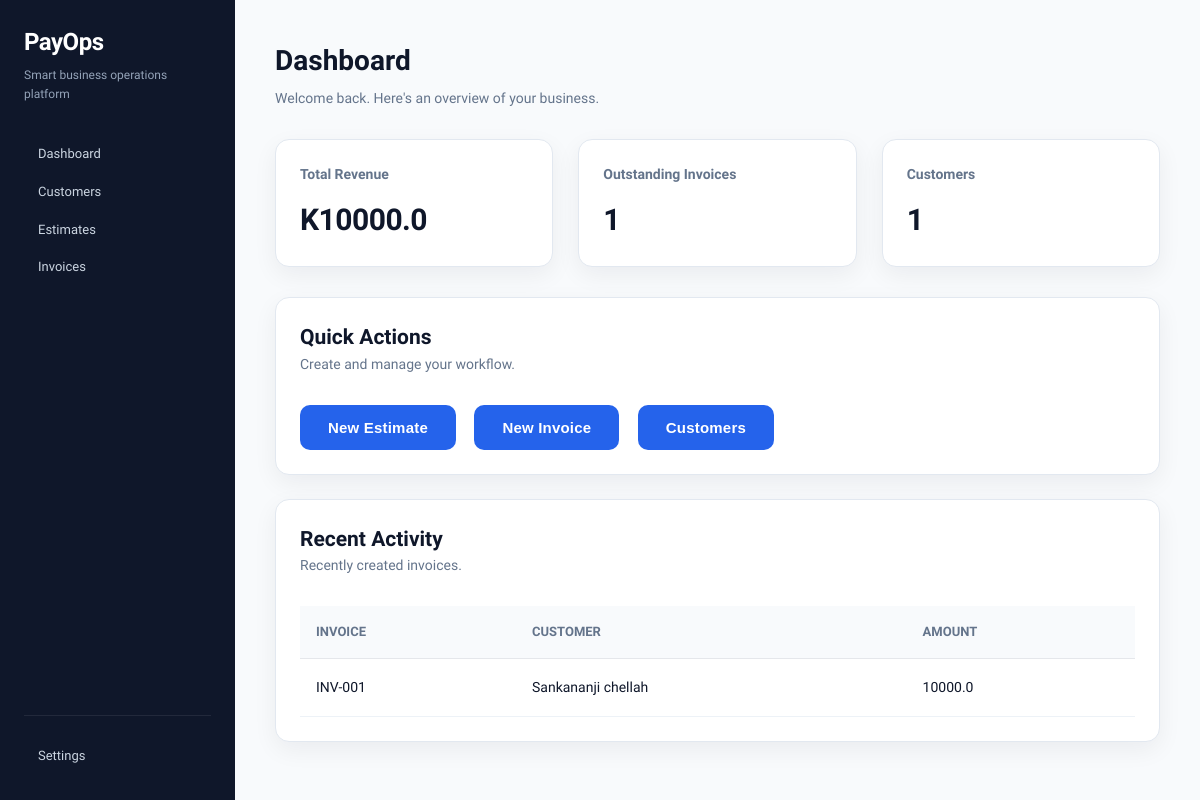
Before: / with the older database file.
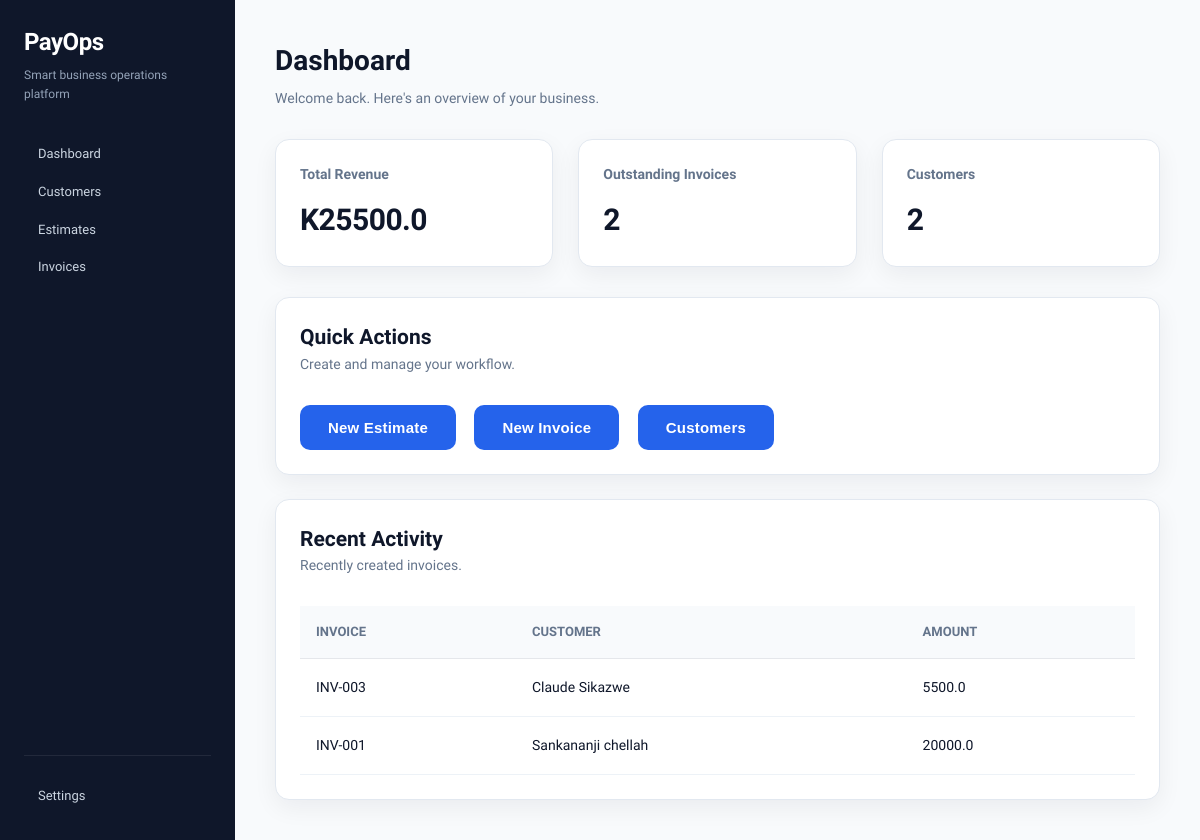
After: the same page with the newer database file.
### tables this page shows
CREATE TABLE invoices (

    id INTEGER PRIMARY KEY AUTOINCREMENT,

    customer TEXT NOT NULL,

    customer_email TEXT,

    invoice_number TEXT UNIQUE NOT NULL,

    issue_date DATE DEFAULT CURRENT_DATE,

    due_date DATE,

    subtotal REAL DEFAULT 0,

    discount REAL DEFAULT 0,

    tax_name TEXT DEFAULT 'VAT',

    tax_rate REAL DEFAULT 0,

    tax_amount REAL DEFAULT 0,

    grand_total REAL DEFAULT 0,

    currency TEXT DEFAULT 'ZMW',

    status TEXT DEFAULT 'Draft',

    notes TEXT,

    terms TEXT,

    reminder_sent INTEGER DEFAULT 0,

    created_at TIMESTAMP DEFAULT CURRENT_TIMESTAMP

);

### app.py (the view)
@app.route("/")
def home():
    connection = sqlite3.connect("invoices.db")
    cursor = connection.cursor()
    cursor.execute("SELECT COUNT(*) FROM invoices")
    total_invoices = cursor.fetchone()[0]
    cursor.execute("""
    SELECT COALESCE(SUM(grand_total), 0)
    FROM invoices
""")
    total_revenue = cursor.fetchone()[0]
    if total_revenue is None:
        total_revenue = 0
    cursor.execute("SELECT COUNT(DISTINCT customer) FROM invoices")
    total_customers = cursor.fetchone()[0]
    cursor.execute("SELECT COUNT(*) FROM invoices WHERE status = 'Unpaid' AND due_date < date('now')")
    overdue_count = cursor.fetchone()[0]
    cursor.execute("""
    SELECT id, customer, invoice_number, grand_total
    FROM invoices
    ORDER BY id DESC
    LIMIT 5
""")
    recent_invoices = cursor.fetchall()
    connection.close()
    return render_template(
        "index.html",
        total_invoices=total_invoices,
        total_revenue=total_revenue,
        total_customers=total_customers,
        recent_invoices=recent_invoices,
        overdue_count=overdue_count  # <--- ADD THIS LINE (note the comma at the end of the line above)
    )

### templates/index.html (shortened to what this page needs)
{% extends "base.html" %}
{% block content %}
<div class="page-header">
    <h1>Dashboard</h1>
    <p class="subtext">
        Welcome back. Here's an overview of your business.
    </p>
</div>
<div class="stats-grid">
    <div class="stat-card">
        <h3>Total Revenue</h3>
        <h2>K{{ total_revenue }}</h2>
    </div>
    <div class="stat-card">
        <h3>Outstanding Invoices</h3>
        <h2>{{ overdue_count }}</h2>
    </div>
    <div class="stat-card">
        <h3>Customers</h3>
        <h2>{{ total_customers }}</h2>
    </div>
</div>
<div class="content-panel">
    <div class="panel-header">
        <h2>Quick Actions</h2>
        <p class="subtext">
            Create and manage your workflow.
        </p>
    </div>
    <a href="/estimate">
        <button class="primary-btn">
            New Estimate
        </button>
    </a>
    <a href="/invoice">
        <button class="primary-btn">
            New Invoice
        </button>
    </a>
    <a href="/customers">
        <button class="primary-btn">
            Customers
        </button>
    </a>
</div>
<div class="content-panel">
    <div class="panel-header">
        <h2>Recent Activity</h2>
        <p class="subtext">
            Recently created invoices.
        </p>
    </div>
    <table class="invoice-table">
        <thead>
            <tr>
                <th>Invoice</th>
                <th>Customer</th>
                <th>Amount</th>
            </tr>
        </thead>
        <tbody>
        {% for invoice in recent_invoices %}
            <tr>
                <td>{{ invoice[2] }}</td>
                <td>{{ invoice[1] }}</td>
                <td>{{ invoice[3] }} {{ invoice[4] }}</td>
            </tr>
        {% endfor %}
        </tbody>
    </table>
</div>
{% endblock %}

### templates/base.html (shortened to what this page needs)
<!DOCTYPE html>
<html lang="en">
<head>
    <link rel="stylesheet"
          href="{{ url_for('static', filename='style.css') }}">
</head>
<body>
<div class="layout">
    <div class="sidebar">
        <div>
            <div class="logo">
                PayOps
            </div>
            <div class="tagline">
                Smart business operations platform
            </div>
            <nav>
                <a href="/"
                   class="nav-link">
                    Dashboard
                </a>
                <a href="/customers"
                   class="nav-link">
                    Customers
                </a>
                <a href="/estimates"
                   class="nav-link">
                    Estimates
                </a>
                <a href="/invoices"
                   class="nav-link">
                    Invoices
                </a>
            </nav>
        </div>
        <div class="sidebar-bottom">
            <a href="/settings"
               class="nav-link">
                Settings
            </a>
        </div>
    </div>
    <div class="main-content">
        {% block content %}
        {% endblock %}
    </div>
</div>
</body>
</html>

### static/style.css (style rules this page uses)
* { margin:0; padding:0; box-sizing:border-box; }
:root { --primary:#334155; --primary-hover:#1e293b; --success:#15803d; --danger:#b91c1c; --warning:#ca8a04; --sidebar:#0f172a; --background:#f8fafc; --card:#ffffff; --text:#0f172a; --muted:#64748b; --border:#e2e8f0; --shadow:0 8px 24px rgba(15,23,42,0.06); }
body { font-family: "Plus Jakarta Sans", sans-serif; background:var(--background); color:var(--text); font-size:14px; line-height:1.5; font-weight:400; -webkit-font-smoothing:antialiased; -moz-osx-font-smoothing:grayscale; }
.layout { display:flex; min-height:100vh; }
.sidebar { width:235px; background:var(--sidebar); color:white; padding:24px; display:flex; flex-direction:column; justify-content:space-between; }
.logo { font-size:24px; font-weight:700; margin-bottom:6px; letter-spacing:-0.5px; }
.tagline { color:#94a3b8; font-size:12px; line-height:1.6; margin-bottom:32px; }
.nav-link { display:block; color:#cbd5e1; text-decoration:none; padding:10px 14px; margin:2px 0; border-radius:8px; font-size:13px; font-weight:500; line-height:1.2; transition:background .2s, color .2s; }
.main-content { flex:1; padding:40px; }
h1 { font-size:28px; font-weight:700; margin-bottom:6px; }
.subtext { color:var(--muted); margin-bottom:30px; }
.stats-grid { display:grid; grid-template-columns:repeat(3,1fr); gap:25px; margin:30px 0; }
.stat-card { background:var(--card); border:1px solid var(--border); border-radius:14px; padding:24px; box-shadow:var(--shadow); transition:.2s; }
.stat-card h3 { color:var(--muted); font-size:14px; margin-bottom:12px; font-weight:600; }
.stat-card h2 { font-size:30px; font-weight:700; letter-spacing:-0.5px; }
.content-panel { background:var(--card); border:1px solid var(--border); border-radius:14px; box-shadow:var(--shadow); padding:24px; margin-top:24px; }
.panel-header { margin-bottom:20px; }
button { background:var(--primary); color:white; border:none; padding:12px 18px; border-radius:10px; font-size:14px; font-weight:600; letter-spacing:.2px; cursor:pointer; transition:.2s; }
.content-panel a { text-decoration:none; margin-right:15px; }
table { width:100%; border-collapse:collapse; margin-top:15px; }
th { text-align:left; background:#f8fafc; padding:16px; border-bottom:2px solid var(--border); }
td { padding:16px; border-bottom:1px solid var(--border); }
.page-header { margin-bottom:30px; }
.primary-btn { background:#2563eb; color:white; border:none; padding:14px 28px; border-radius:10px; font-size:15px; font-weight:600; cursor:pointer; transition:.25s; }
.invoice-table { width:100%; border-collapse:collapse; }
.invoice-table th { text-align:left; padding:16px; font-size:13px; text-transform:uppercase; color:#64748b; border-bottom:1px solid #e5e7eb; }
.invoice-table td { padding:18px 16px; border-bottom:1px solid #edf2f7; }
.sidebar-bottom { padding-top:20px; border-top:1px solid rgba(255,255,255,.08); }

Changed rows visible on the page:
added invoices: invoice_number "INV-003", customer "Claude Sikazwe", grand_total "5500.0"
changed invoices "INV-001": grand_total "10000.0" → "20000.0"
Other visible differences:
{{ total_revenue }}: "10000.0" → "25500.0"
{{ overdue_count }}: "1" → "2"
{{ total_customers }}: "1" → "2"
